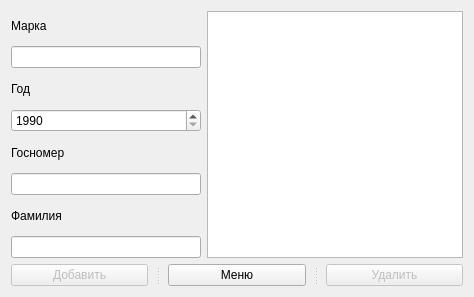
<?xml version="1.0" encoding="UTF-8"?>
<ui version="4.0">
 <class>AddDel</class>
 <widget class="QDialog" name="AddDel">
  <property name="geometry">
   <rect>
    <x>0</x>
    <y>0</y>
    <width>474</width>
    <height>297</height>
   </rect>
  </property>
  <property name="windowTitle">
   <string>Dialog</string>
  </property>
  <layout class="QGridLayout" name="gridLayout">
   <item row="0" column="0">
    <layout class="QHBoxLayout" name="horizontalLayout">
     <item>
      <layout class="QVBoxLayout" name="verticalLayout">
       <item>
        <widget class="QLabel" name="label_2">
         <property name="text">
          <string>Марка</string>
         </property>
        </widget>
       </item>
       <item>
        <widget class="QLineEdit" name="lineEditMar"/>
       </item>
       <item>
        <widget class="QLabel" name="label_5">
         <property name="text">
          <string>Год</string>
         </property>
        </widget>
       </item>
       <item>
        <widget class="QSpinBox" name="spinBox">
         <property name="minimum">
          <number>1990</number>
         </property>
         <property name="maximum">
          <number>2019</number>
         </property>
        </widget>
       </item>
       <item>
        <widget class="QLabel" name="label_3">
         <property name="text">
          <string>Госномер</string>
         </property>
        </widget>
       </item>
       <item>
        <widget class="QLineEdit" name="lineEditNum"/>
       </item>
       <item>
        <widget class="QLabel" name="label_4">
         <property name="text">
          <string>Фамилия</string>
         </property>
        </widget>
       </item>
       <item>
        <widget class="QLineEdit" name="lineEditFam"/>
       </item>
      </layout>
     </item>
     <item>
      <widget class="QListWidget" name="listWidget"/>
     </item>
    </layout>
   </item>
   <item row="1" column="0">
    <widget class="QSplitter" name="splitter_2">
     <property name="orientation">
      <enum>Qt::Horizontal</enum>
     </property>
     <property name="handleWidth">
      <number>20</number>
     </property>
     <widget class="QPushButton" name="pushButtonAdd">
      <property name="enabled">
       <bool>false</bool>
      </property>
      <property name="text">
       <string>Добавить</string>
      </property>
     </widget>
     <widget class="QPushButton" name="pushButtonMenu">
      <property name="text">
       <string>Меню</string>
      </property>
     </widget>
     <widget class="QPushButton" name="pushButtonDel">
      <property name="enabled">
       <bool>false</bool>
      </property>
      <property name="text">
       <string>Удалить</string>
      </property>
     </widget>
    </widget>
   </item>
  </layout>
 </widget>
 <resources/>
 <connections/>
</ui>
